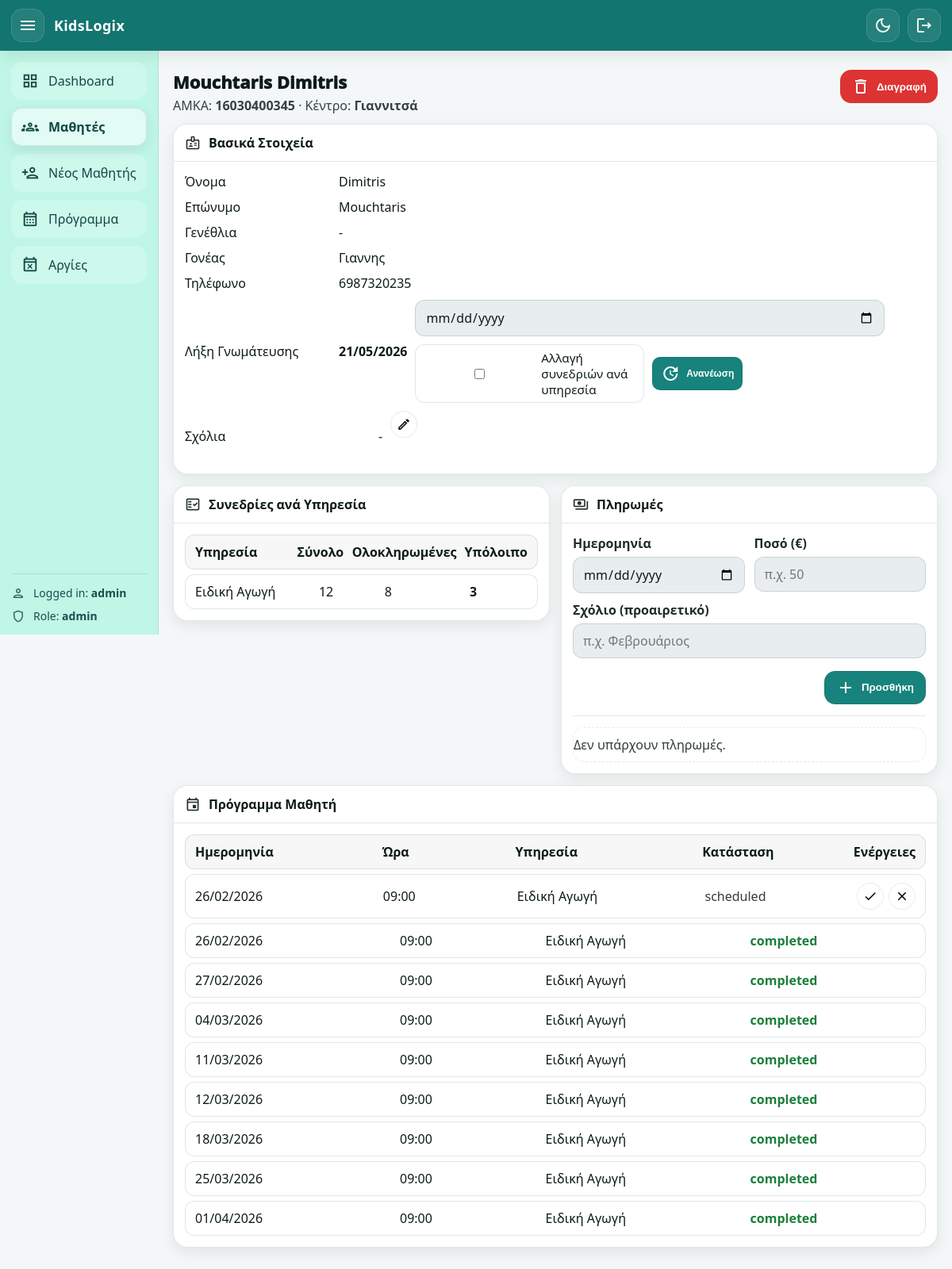
/students/16030400345 (signed in), run on an earlier commit of the app's database.
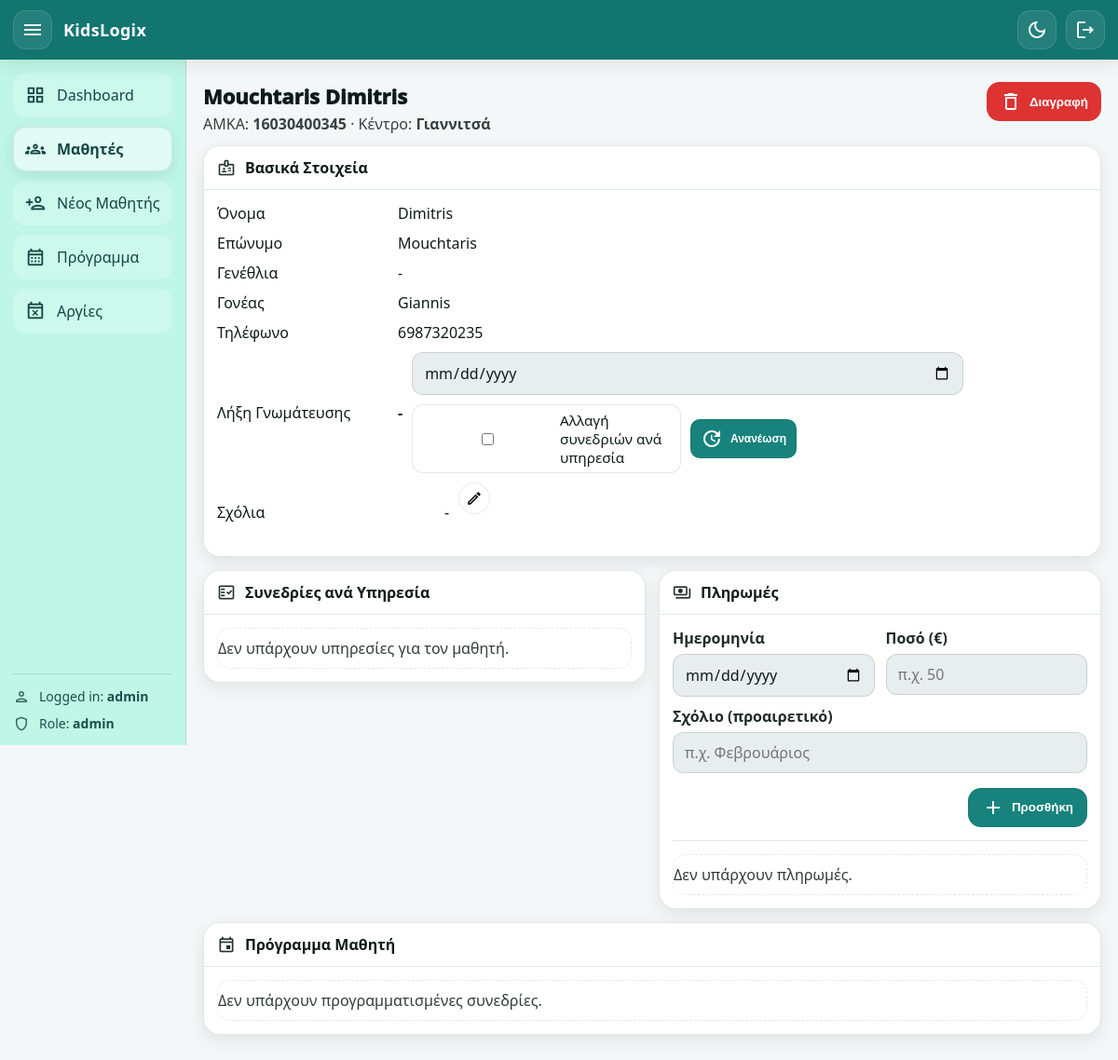
And on a later commit of the database.
### app/models.py (models this page shows, shortened)
class Student(Base):
    __tablename__ = "students"
    amka: Mapped[str] = mapped_column(String(20), primary_key=True)
    center: Mapped[str] = mapped_column(
        String(20),
        nullable=False,
        default="Giannitsa",  # Giannitsa / KryaVrisi
    )
    first_name: Mapped[str] = mapped_column(String(60), nullable=False)
    last_name: Mapped[str] = mapped_column(String(60), nullable=False)
    date_of_birth: Mapped[date | None] = mapped_column(Date, nullable=True)
    parent_name: Mapped[str | None] = mapped_column(String(120), nullable=True)
    parent_phone: Mapped[str | None] = mapped_column(String(30), nullable=True)
    assessment_expiry_date: Mapped[date | None] = mapped_column(Date, nullable=True)
    admin_comment: Mapped[str | None] = mapped_column(String(1000), nullable=True)
    created_at: Mapped[datetime] = mapped_column(
        DateTime, default=datetime.utcnow, nullable=False
    )
    services: Mapped[list["StudentService"]] = relationship(
        back_populates="student",
        cascade="all, delete-orphan",
    )
    appointments: Mapped[list["Appointment"]] = relationship(
        back_populates="student",
        cascade="all, delete-orphan",
    )
    payments: Mapped[list["Payment"]] = relationship(
        back_populates="student",
        cascade="all, delete-orphan",
    )

class Service(Base):
    __tablename__ = "services"
    id: Mapped[int] = mapped_column(Integer, primary_key=True, autoincrement=True)
    name: Mapped[str] = mapped_column(String(60), unique=True, nullable=False)
    student_links: Mapped[list["StudentService"]] = relationship(
        back_populates="service",
        cascade="all, delete-orphan",
    )
    appointments: Mapped[list["Appointment"]] = relationship(
        back_populates="service",
        cascade="all, delete-orphan",
    )

class Appointment(Base):
    __tablename__ = "appointments"
    id: Mapped[int] = mapped_column(Integer, primary_key=True, autoincrement=True)
    student_amka: Mapped[str] = mapped_column(
        ForeignKey("students.amka", ondelete="CASCADE"), nullable=False
    )
    service_id: Mapped[int] = mapped_column(
        ForeignKey("services.id", ondelete="CASCADE"), nullable=False
    )
    center: Mapped[str] = mapped_column(String(20), nullable=False)
    day: Mapped[date] = mapped_column(Date, nullable=False)
    start_time: Mapped[time] = mapped_column(Time, nullable=False)
    duration_min: Mapped[int | None] = mapped_column(Integer, nullable=True)
    status: Mapped[str] = mapped_column(
        String(20), nullable=False, default="scheduled"
    )
    created_at: Mapped[datetime] = mapped_column(
        DateTime, default=datetime.utcnow, nullable=False
    )
    student: Mapped["Student"] = relationship(back_populates="appointments")
    service: Mapped["Service"] = relationship(back_populates="appointments")

### app/routers/web.py (the view)
@router.get("/students/{amka}", response_class=HTMLResponse)
def student_page(
    amka: str,
    request: Request,
    db: Session = Depends(get_db),
    user: User = Depends(get_current_user),
):
    st = db.query(Student).filter(Student.amka == amka).first()
    if not st:
        return RedirectResponse("/students", status_code=303)
    links = (
        db.query(StudentService)
        .filter(StudentService.student_amka == amka)
        .all()
    )
    services_info = []
    for l in links:
        total = int(l.total_sessions or 0)
        used = (
            db.query(Appointment.id)
            .filter(Appointment.student_amka == amka)
            .filter(Appointment.service_id == l.service_id)
            .filter(Appointment.status.in_(["scheduled", "completed"]))
            .count()
        )
        completed = (
            db.query(Appointment.id)
            .filter(Appointment.student_amka == amka)
            .filter(Appointment.service_id == l.service_id)
            .filter(Appointment.status == "completed")
            .count()
        )
        remaining = max(total - int(used), 0)
        services_info.append(
            {
                "service": l.service,
                "total": total,
                "completed": int(completed),
                "remaining": int(remaining),
            }
        )
    appointments = (
        db.query(Appointment)
        .filter(Appointment.student_amka == amka)
        .order_by(
            case(
                (Appointment.status == "scheduled", 0),
                (Appointment.status == "completed", 1),
            ),
            Appointment.day.asc(),
            Appointment.start_time.asc(),
        )
        .all()
    )
    payments = (
        db.query(Payment)
        .filter(Payment.student_amka == amka)
        .order_by(Payment.payment_date.desc(), Payment.id.desc())
        .all()
    )
    return templates.TemplateResponse(
        "student_page.html",
        {
            "request": request,
            "user": user,
            "page": "students",
            "student": st,
            "services_info": services_info,
            "appointments": appointments,
            "payments": payments,
            "today": date.today(),
            "centers": CENTERS,
        },
    )

### app/templates/student_page.html (shortened to what the changed rows need)
{% extends "base.html" %}
{% block content %}
<div class="page-head">
  <div>
    <h1 class="page-title">{{ student.full_name }}</h1>
    <p class="page-subtitle">
      AMKA: <b>{{ student.amka }}</b> ·
      Κέντρο: <b>{{ centers.get(student.center, student.center) }}</b>
    </p>
  </div>
</div>
<div class="card">
  <div class="card-head">
    <div class="card-title">
      <h2>Βασικά Στοιχεία</h2>
    </div>
  </div>
  <div class="card-body">
    <div class="kv">
      <div>Όνομα</div><div>{{ student.first_name }}</div>
      <div>Επώνυμο</div><div>{{ student.last_name }}</div>
      <div>Γενέθλια</div><div>{{ fmt_date_gr(student.date_of_birth) }}</div>
      <div>Γονέας</div><div>{{ student.parent_name or '-' }}</div>
      <div>Τηλέφωνο</div><div>{{ student.parent_phone or '-' }}</div>
      <div>Λήξη Γνωμάτευσης</div>
      <div>
        <div class="renew-row">
          <b>{{ fmt_date_gr(student.assessment_expiry_date) }}</b>
          <form method="post" action="/students/{{ student.amka }}/assessment/renew" class="renew-form">
            <input type="date" name="assessment_expiry_date" required>
            <label class="checkbox">
            </label>
            <button class="btn btn-xs btn-primary" type="submit" onclick="return confirmRenew();">
            </button>
          </form>
        </div>
      </div>
      <div>Σχόλια</div>
      <div>
        <div class="renew-row" style="align-items:flex-start;">
          <div style="white-space:pre-wrap; line-height:1.35;">
            {{ student.admin_comment or '-' }}
          </div>
          <button
            class="icon-pill"
            type="button"
            onclick="openCommentModal()"
            title="Επεξεργασία σχολίου"
            aria-label="Επεξεργασία σχολίου"
          >
            <span class="material-icons-outlined">edit</span>
          </button>
        </div>
      </div>
    </div>
  </div>
</div>
<div class="grid-2-cards">
  <div class="card">
    <div class="card-head">
      <div class="card-title">
        <h2>Συνεδρίες ανά Υπηρεσία</h2>
      </div>
    </div>
    <div class="card-body">
      {% if services_info and services_info|length > 0 %}
        <div class="table">
          <div class="tr th">
            <div>Υπηρεσία</div>
            <div>Σύνολο</div>
            <div>Ολοκληρωμένες</div>
            <div>Υπόλοιπο</div>
          </div>
          {% for x in services_info %}
            <div class="tr" data-service-id="{{ x.service.id }}">
              <div>{{ x.service.name }}</div>
              <div class="svc-total">{{ x.total }}</div>
              <div class="svc-completed">{{ x.completed }}</div>
              <div><b class="svc-remaining">{{ x.remaining }}</b></div>
            </div>
          {% endfor %}
        </div>
      {% else %}
        <div class="empty-state">Δεν υπάρχουν υπηρεσίες για τον μαθητή.</div>
      {% endif %}
    </div>
  </div>
  <div class="card payments-card">
    <div class="card-head">
      <div class="card-title">
        <h2>Πληρωμές</h2>
      </div>
    </div>
  </div>
</div>
<div class="card">
  <div class="card-head">
    <div class="card-title">
      <h2>Πρόγραμμα Μαθητή</h2>
    </div>
  </div>
  <div class="card-body">
    {% if appointments and appointments|length > 0 %}
      <div class="table">
        <div class="tr th student-appt-grid">
          <div>Ημερομηνία</div>
          <div>Ώρα</div>
          <div>Υπηρεσία</div>
          <div>Κατάσταση</div>
          <div style="text-align:right;">Ενέργειες</div>
        </div>
        {% for a in appointments %}
          <div class="tr student-appt-grid" id="appt-row-{{ a.id }}" data-service-id="{{ a.service_id }}">
            <div>{{ fmt_date_gr(a.day) if a.day else '-' }}</div>
            <div>{{ a.start_time.strftime('%H:%M') if a.start_time else '-' }}</div>
            <div>{{ a.service.name if a.service else '-' }}</div>
            <div class="status {{ a.status }} appt-status">{{ a.status }}</div>
            <div class="row-actions">
              {% if a.status == "scheduled" %}
                <button
                  class="icon-pill icon-success"
                  type="button"
                  title="Ολοκλήρωση"
                  aria-label="Ολοκλήρωση"
                  onclick="updateAppointmentStatus({{ a.id }}, 'completed')"
                >
                  <span class="material-icons-outlined">check</span>
                </button>
                <button
                  class="icon-pill icon-danger"
                  type="button"
                  title="Ακύρωση"
                  aria-label="Ακύρωση"
                  onclick="updateAppointmentStatus({{ a.id }}, 'canceled')"
                >
                  <span class="material-icons-outlined">close</span>
                </button>
              {% endif %}
            </div>
          </div>
        {% endfor %}
      </div>
    {% else %}
      <div class="empty-state">Δεν υπάρχουν προγραμματισμένες συνεδρίες.</div>
    {% endif %}
  </div>
</div>
{% endblock %}

What changed in the data, as far as the page shows it:
no longer on this page (row unchanged): Service: service.name "Ειδική Αγωγή"
removed Appointment: day "26/02/2026", start_time "09:00", service "Ειδική Αγωγή", status "scheduled"
removed Appointment: day "26/02/2026", start_time "09:00", service "Ειδική Αγωγή", status "completed"
removed Appointment: day "27/02/2026", start_time "09:00", service "Ειδική Αγωγή", status "completed"
no longer on this page (row edited): Appointment: day "04/03/2026", start_time "09:00", service "Ειδική Αγωγή", status "completed"
no longer on this page (row edited): Appointment: day "11/03/2026", start_time "09:00", service "Ειδική Αγωγή", status "completed"
removed Appointment: day "12/03/2026", start_time "09:00", service "Ειδική Αγωγή", status "completed"
no longer on this page (row edited): Appointment: day "18/03/2026", start_time "09:00", service "Ειδική Αγωγή", status "completed"
no longer on this page (row edited): Appointment: day "25/03/2026", start_time "09:00", service "Ειδική Αγωγή", status "completed"
no longer on this page (row edited): Appointment: day "01/04/2026", start_time "09:00", service "Ειδική Αγωγή", status "completed"
changed Student "Mouchtaris Dimitris": parent_name "Γιαννης" → "Giannis"; assessment_expiry_date "21/05/2026" → "-"
Also different on the page:
text no longer shown: "Υπηρεσία Σύνολο Ολοκληρωμένες Υπόλοιπο Ημερομηνία Ώρα Υπηρεσία Κατάσταση Ενέργειες"
text now shown: "Δεν υπάρχουν υπηρεσίες για τον μαθητή. Δεν υπάρχουν προγραμματισμένες συνεδρίες."
list line gone: "12 8 3"
